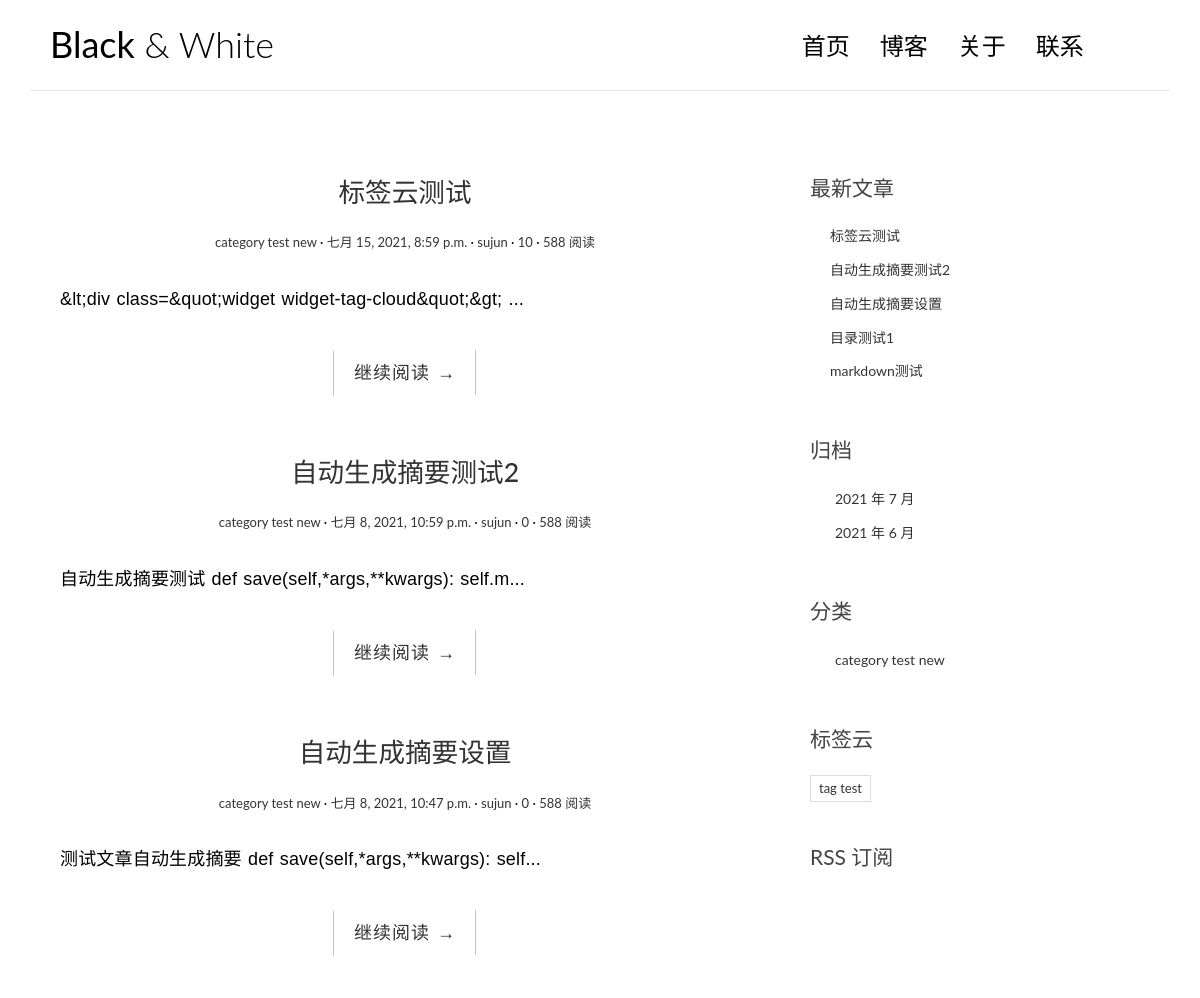
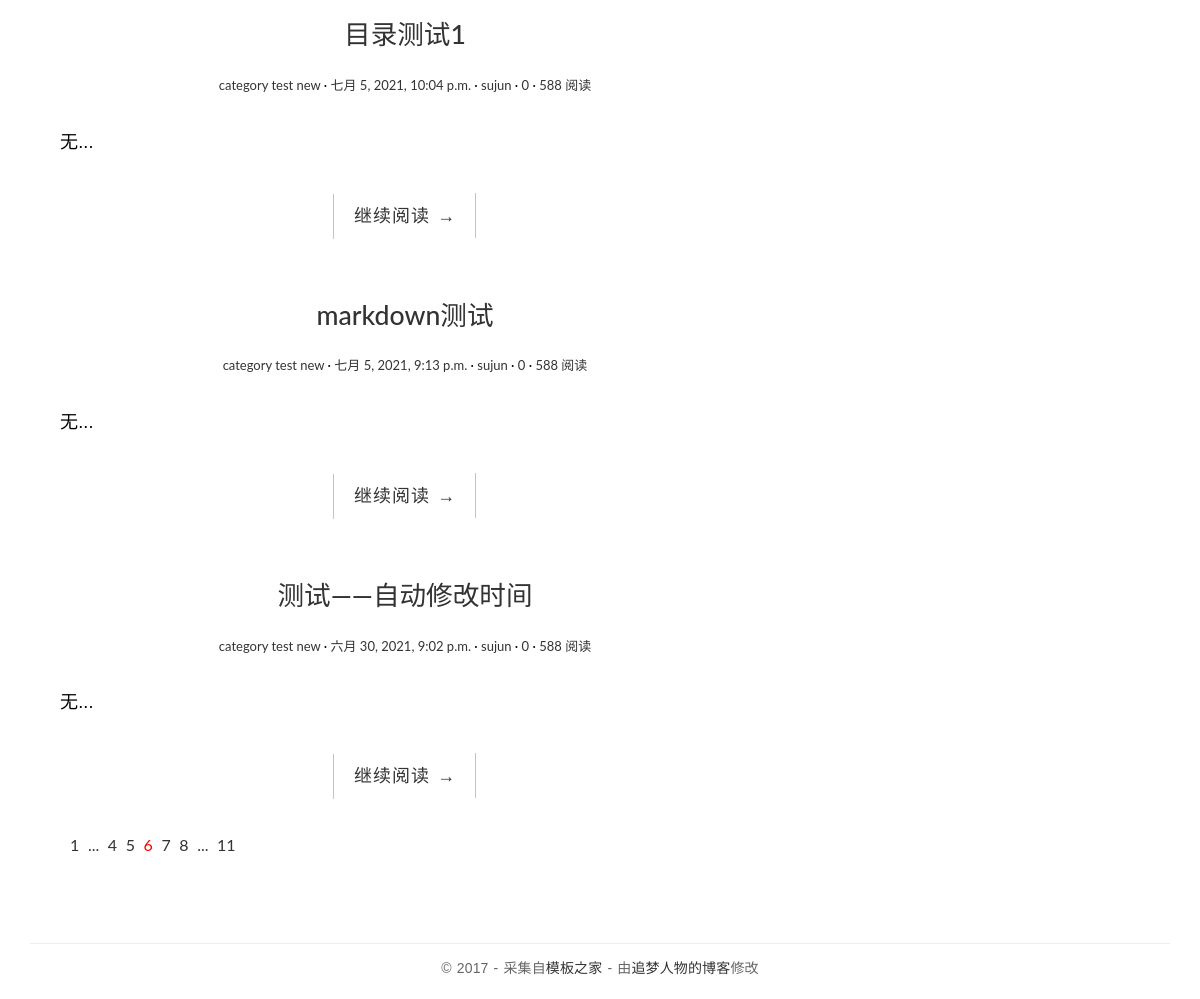
The page / on the database its author committed (2 pictures, top to bottom).
### blog/models.py (models this page shows, shortened)
class Post(models.Model):
    title = models.CharField("标题",max_length=70)
    body = models.TextField("正文")
    created_time = models.DateTimeField("创建时间",default=timezone.now)
    modified_time = models.DateTimeField("修改时间")
    excerpt = models.CharField("摘要",max_length=200,blank=True)
    category = models.ForeignKey(Category,verbose_name="分类",on_delete=models.CASCADE)
    tags = models.ManyToManyField(Tag,verbose_name="标签",blank=True)
    author = models.ForeignKey(User,verbose_name="作者",on_delete=models.CASCADE)
    class Meta:
        verbose_name = "文章"
        verbose_name_plural = verbose_name
        ordering = ["-created_time"]
    def get_absolute_url(self):
        return reverse("blog:detail",kwargs={"pk":self.pk})

class Category(models.Model):
    name = models.CharField(max_length=100)
    class Meta:
        verbose_name = "分类"
        verbose_name_plural = verbose_name

class Tag(models.Model):
    name = models.CharField(max_length=100)
    class Meta:
        verbose_name = "标签"
        verbose_name_plural = verbose_name

### blog/views.py (the view)
# urls.py: path("",views.index,name="index"),
def index(request):
    post_list = Post.objects.all().order_by("-created_time")
    return render(request,"blog/index.html",context={"post_list":post_list})

### blog/templatetags/blog_extras.py (called while the page is built)
@register.inclusion_tag("blog/inclusions/_recent_posts.html",takes_context=True)
def show_recent_posts(context,num=5):
    return {
        "recent_post_list":Post.objects.all().order_by("-created_time")[:num],
    }

@register.inclusion_tag("blog/inclusions/_archives.html",takes_context=True)
def show_archives(context):
    return {
        "date_list":Post.objects.dates("created_time","month",order="DESC"),
    }

@register.inclusion_tag("blog/inclusions/_categories.html",takes_context=True)
def show_categories(context):
    return {
        "category_list":Category.objects.all(),
    }

@register.inclusion_tag("blog/inclusions/_tags.html",takes_context=True)
def show_tags(context):
    return {
        "tag_list":Tag.objects.all(),
    }

### templates/blog/index.html (shortened to what this page needs)
{% extends 'base.html' %}
{% load static %}
                {% block main %}
                    {% for post in post_list %}
                        <article class="post post-1">
                            <header class="entry-header">
                                <h1 class="entry-title">
                                    <a href="{{ post.get_absolute_url }}">{{ post.title }}</a>
                                </h1>
                                <div class="entry-meta">
                                    <span class="post-category"><a href="#">{{post.category.name}}</a></span>
                                    <span class="post-date"><a href="#"><time class="entry-date"
                                                                            datetime="{{ post.created_time }}">{{ post.created_time }}</time></a></span>
                                    <span class="post-author"><a href="#">{{ post.author }}</a></span>
                                    <span class="comments-link"><a href="{{ post.get_absolute_url }}#comment_area">{{ post.comment_set.count }}</a></span>
                                    <span class="views-count"><a href="#">588 阅读</a></span>
                                </div>
                            </header>
                            <div class="entry-content clearfix">
                                <p>{{ post.excerpt }}...</p>
                                <div class="read-more cl-effect-14">
                                    <a href="{{ post.get_absolute_url }}" class="more-link">继续阅读 <span class="meta-nav">→</span></a>
                                </div>
                            </div>
                        </article>
                    {% empty %}
                        <div class="no-post">暂时还没有发布新的文章</div>
                    {% endfor %}
                        <div class="pagination">
                            <ul>
                                <li><a href="">1</a></li>
                                <li><a href="">...</a></li>
                                <li><a href="">4</a></li>
                                <li><a href="">5</a></li>
                                <li class="current"><a href="">6</a></li>
                                <li><a href="">7</a></li>
                                <li><a href="">8</a></li>
                                <li><a href="">...</a></li>
                                <li><a href="">11</a></li>
                            </ul>
                        </div>
                {% endblock main %}

### templates/base.html (shortened to what this page needs)
{% load static %}
{% load blog_extras %}
<!DOCTYPE html>
<html>
<head>
    <link rel="stylesheet" href="https://cdn.bootcss.com/highlight.js/9.15.8/styles/github.min.css">
    <link rel="stylesheet" href="http://code.ionicframework.com/ionicons/2.0.1/css/ionicons.min.css">
    <link rel="stylesheet" href="{% static 'blog/css/bootstrap.min.css' %}">
    <link rel="stylesheet" href="{% static 'blog/css/pace.css' %}">
    <link rel="stylesheet" href="{% static 'blog/css/custom.css' %}">
</head>
<body>
<div class="container">
    <header id="site-header">
        <div class="row">
            <div class="col-md-4 col-sm-5 col-xs-8">
                <div class="logo">
                    <h1><a href="{% url 'blog:index' %}"><b>Black</b> &amp; White</a></h1>
                </div>
            </div>
            <div class="col-md-8 col-sm-7 col-xs-4">
                <nav class="main-nav" role="navigation">
                    <div class="collapse navbar-collapse" id="bs-example-navbar-collapse-1">
                        <ul class="nav navbar-nav navbar-right">
                            <li class="cl-effect-11"><a href="index.html" data-hover="首页">首页</a></li>
                            <li class="cl-effect-11"><a href="full-width.html" data-hover="博客">博客</a></li>
                            <li class="cl-effect-11"><a href="about.html" data-hover="关于">关于</a></li>
                            <li class="cl-effect-11"><a href="contact.html" data-hover="联系">联系</a></li>
                        </ul>
                    </div>
                </nav>
            </div>
        </div>
    </header>
</div>
<div class="content-body">
    <div class="container">
        <div class="row">
            <main class="col-md-8">
                {% block main %}
                {% endblock main %}
            </main>
            <aside class="col-md-4">
                {% show_recent_posts %}
                {% show_archives %}
                {% show_categories %}
                {% show_tags %}
                <div class="rss">
                    <a href=""> RSS 订阅</a>
                </div>
            </aside>
        </div>
    </div>
</div>
<footer id="site-footer">
    <div class="container">
        <div class="row">
            <div class="col-md-12">
                <p class="copyright">&copy 2017 - 采集自<a href="http://www.cssmoban.com/"
                                                        target="_blank" title="模板之家">模板之家</a>
                    - 由<a href="http://zmrenwu.com/" title="网页模板" target="_blank">追梦人物的博客</a>修改
                </p>
            </div>
        </div>
    </div>
</footer>
</body>
</html>

### templates/blog/inclusions/_recent_posts.html
<div class="widget widget-recent-posts">
    <h3 class="widget-title">最新文章</h3>
    <ul>
      {% for post in recent_post_list %}
        <li>
          <a href="{{ post.get_absolute_url }}">{{ post.title }}</a>
        </li>
      {% empty %}
        暂无文章！
      {% endfor %}
    </ul>
  </div>

### templates/blog/inclusions/_archives.html
<div class="widget widget-archives">
    <h3 class="widget-title">归档</h3>
    <ul>
        {% for date in date_list %}
        <li>
            <a href="{% url 'blog:archive' date.year date.month %}">{{ date.year }} 年 {{ date.month }} 月</a>
        </li>
        {% endfor %}
    </ul>
</div>

### templates/blog/inclusions/_categories.html
<div class="widget widget-category">
    <h3 class="widget-title">分类</h3>
    <ul>
        {% for category in category_list %}
            <li>
                <a href="{% url 'blog:category' category.pk %}">{{ category.name }} </a>
            </li>
        {% empty %}
            暂无分类！
        {% endfor %}
    </ul>
</div>

### templates/blog/inclusions/_tags.html
<div class="widget widget-tag-cloud">
    <h3 class="widget-title">标签云</h3>
    <ul>
        {% for tag in tag_list %}
            <li>
                <a href="{% url 'blog:tag' tag.pk %}">{{ tag.name }}</a>
            </li>
        {% endfor %}
    </ul>
</div>

### blog/static/blog/css/custom.css (style rules this page uses)
* { outline: none; }
h1, h2, h3, h4, h5, h6 { margin-top: 0; }
b { font-weight: 400; }
a { color: #333; }
body { color: #444; font-family: 'Lato', sans-serif; }
p { font-family: 'Ubuntu', sans-serif; font-weight: 400; word-spacing: 1px; letter-spacing: 0.01em; }
#site-header { background-color: #FFF; padding: 25px 20px; margin-bottom: 40px; border-bottom: 1px solid #e7e7e7; }
.logo h1 a { color: #000; }
.logo h1 { margin: 0; font-family: 'Lato', sans-serif; font-weight: 300; }
.main-nav { margin-top: 11px; max-width: 95%; }
.main-nav a { color: #000000 !important; padding: 0 0 5px 0 !important; margin-right: 30px; font-family: 'Lato', sans-serif; font-weight: 300; font-size: 24px; }
.cl-effect-11 a { padding: 10px 0; color: #0972b4; text-shadow: none; }
.cl-effect-11 a::before { position: absolute; top: 0; left: 0; overflow: hidden; padding: 0 0 5px 0 !important; max-width: 0; border-bottom: 1px solid #000; color: #000; content: attr(data-hover); white-space: nowrap; -webkit-transition: max-width 0.5s; -moz-transition: max-width 0.5s; transition: max-width 0.5s; }
.content-body { padding-bottom: 4em; }
.post { background: #fff; padding: 30px 30px 0; }
.entry-title { text-align: center; font-size: 1.9em; margin-bottom: 20px; line-height: 1.6; padding: 10px 20px 0; }
.entry-meta { text-align: center; color: #DDDDDD; font-size: 13px; margin-bottom: 30px; }
.entry-content { font-size: 18px; line-height: 1.9; font-weight: 300; color: #000; }
.post-category::after, .post-date::after, .post-author::after, .comments-link::after { content: ' ·'; color: #000; }
.read-more { font-family: 'Ubuntu', sans-serif; font-weight: 400; word-spacing: 1px; letter-spacing: 0.01em; text-align: center; margin-top: 20px; }
.cl-effect-14 a { padding: 0 20px; height: 45px; line-height: 45px; position: relative; display: inline-block; margin: 15px 25px; letter-spacing: 1px; font-weight: 400; text-shadow: 0 0 1px rgba(255, 255, 255, 0.3); }
.cl-effect-14 a::before, .cl-effect-14 a::after { position: absolute; width: 45px; height: 1px; background: #C3C3C3; content: ''; -webkit-transition: all 0.3s; -moz-transition: all 0.3s; transition: all 0.3s; pointer-events: none; }
.cl-effect-14 a::before { top: 0; left: 0; -webkit-transform: rotate(90deg); -moz-transform: rotate(90deg); transform: rotate(90deg); -webkit-transform-origin: 0 0; -moz-transform-origin: 0 0; transform-origin: 0 0; }
.cl-effect-14 a::after { right: 0; bottom: 0; -webkit-transform: rotate(90deg); -moz-transform: rotate(90deg); transform: rotate(90deg); -webkit-transform-origin: 100% 0; -moz-transform-origin: 100% 0; transform-origin: 100% 0; }
.widget { background: #fff; padding: 30px 0 0; }
.widget-title { font-size: 1.5em; margin-bottom: 20px; line-height: 1.6; padding: 10px 0 0; font-weight: 400; }
.widget-recent-posts ul { padding: 0; margin: 0; padding-left: 20px; }
.widget-recent-posts ul li { list-style-type: none; position: relative; line-height: 170%; margin-bottom: 10px; }
.widget-recent-posts ul li::before { content: '\f3d3'; font-family: "Ionicons"; position: absolute; left: -17px; top: 3px; font-size: 16px; color: #000; }
.widget-archives ul { padding: 0; margin: 0; padding-left: 25px; }
.widget-archives ul li { list-style-type: none; position: relative; line-height: 170%; margin-bottom: 10px; }
.widget-archives ul li::before { content: '\f3f3'; font-family: "Ionicons"; position: absolute; left: -25px; top: 1px; font-size: 16px; color: #000; }
.widget-category ul { padding: 0; margin: 0; padding-left: 25px; }
.widget-category ul li { list-style-type: none; position: relative; line-height: 170%; margin-bottom: 10px; }
.widget-category ul li::before { content: '\f3fe'; font-family: "Ionicons"; position: absolute; left: -25px; top: 1px; font-size: 18px; color: #000; }
.widget-tag-cloud ul { padding: 0; margin: 0; margin-right: -10px; }
.widget-tag-cloud ul li { list-style-type: none; font-size: 13px; display: inline-block; margin-right: 10px; margin-bottom: 10px; padding: 3px 8px; border: 1px solid #ddd; }
.rss { font-size: 21px; margin-top: 30px; }
.rss a { color: #444; }
#site-footer { padding-top: 10px; padding: 0 0 1.5em 0; }
.copyright { text-align: center; padding-top: 1em; margin: 0; border-top: 1px solid #eee; color: #666; }
.pagination ul { list-style: none; }
.pagination ul li { display: inline-block; font-size: 16px; margin-right: 5px; }
.current a { color: red; }

### rows shown on the page
Post: title "标签云测试", category.name "category test new", created_time "七月 15, 2021, 8:59 p.m.", author "sujun", comment_set.count "10", excerpt "&lt;div class=&quot;widget widget-tag-cloud&quot;&gt;"
Post: title "自动生成摘要测试2", category.name "category test new", created_time "七月 8, 2021, 10:59 p.m.", author "sujun", comment_set.count "0", excerpt "自动生成摘要测试 def save(self,*args,**kwargs): self.m"
Post: title "自动生成摘要设置", category.name "category test new", created_time "七月 8, 2021, 10:47 p.m.", author "sujun", comment_set.count "0", excerpt "测试文章自动生成摘要 def save(self,*args,**kwargs): self"
Post: title "目录测试1", category.name "category test new", created_time "七月 5, 2021, 10:04 p.m.", author "sujun", comment_set.count "0", excerpt "无"
Post: title "markdown测试", category.name "category test new", created_time "七月 5, 2021, 9:13 p.m.", author "sujun", comment_set.count "0", excerpt "无"
Post: title "测试——自动修改时间", category.name "category test new", created_time "六月 30, 2021, 9:02 p.m.", author "sujun", comment_set.count "0", excerpt "无"
Category: name "category test new"
Tag: name "tag test"

### other values the page prints
{{ date.year }} "2021" "2021"
{{ date.month }} "7" "6"
